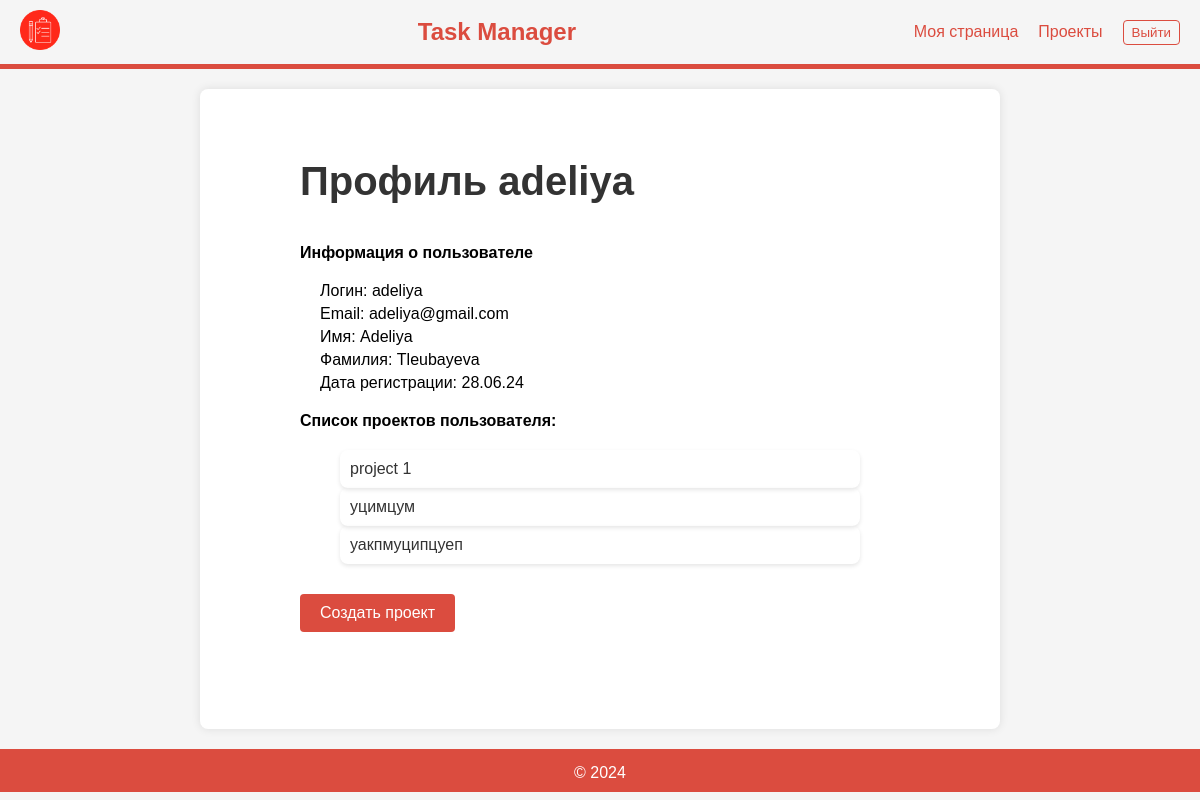
Screenshot of /profile/ (signed in) with the database file from the repository.
### app/models.py (models this page shows, shortened)
class CustomUser(AbstractUser):
    groups = models.ManyToManyField(Group, related_name="custom_user_set")
    user_permissions = models.ManyToManyField(
        Permission, related_name="custom_user_permissions_set"
    )
    date_joined = models.DateTimeField(default=timezone.now)

class Project(models.Model):
    title = models.CharField(max_length=255)
    description = models.TextField()
    owner = models.ForeignKey(
        CustomUser, on_delete=models.CASCADE, related_name="projects"
    )
    date_created = models.DateTimeField(auto_now_add=True)
    date_updated = models.DateTimeField(auto_now=True)

### app/views.py (the view)
# urls.py: path("profile/", profile, name="profile"),
@login_required
def profile(request):
    user = request.user
    projects = Project.objects.filter(owner=user)
    return render(request, "app/profile.html", {"user": user, "projects": projects})

### app/templates/app/profile.html (shortened to what this page needs)
{% extends 'app/base.html' %}
{% block content %}
<h1>Профиль {{ user.username }}</h1>
<h4>Информация о пользователе</h4>
<div class="content">
    <p>Логин: {{ user.username }}</p>
    <p>Email: {{ user.email }}</p>
    <p>Имя: {{ user.first_name }}</p>
    <p>Фамилия: {{ user.last_name }}</p>
    {% load l10n %}
    <p>Дата регистрации: {{ user.date_joined|date:"d.m.y" }}</p>
</div>
<h4>Список проектов пользователя:</h4>
<div class="content">
    <ul class="proj-list">
        {% for project in projects %}
        <li><a class="project-title" href="{% url 'project_detail' project.pk %}">{{ project.title }}</a></li>
        {% empty %}
        <li>Нет проектов</li>
        {% endfor %}
    </ul>
</div>
<button class="click-but" onclick="window.location.href='{% url 'project_create' %}'">Создать проект</button>
{% endblock %}

### app/templates/app/base.html (shortened to what this page needs)
<!DOCTYPE html>
<html>
<head>
    {% load static %}
    <link rel="stylesheet" type="text/css" href="{% static 'app/css/styles.css' %}">
</head>
<body>
    <header>
        <nav class="navbar">
            <a class="navbar-logo" href="/">
                <img src="{% static 'app/images/logo_icon.png' %}" alt="logo">
            </a>
            <h1 class="navbar-title">Task Manager</h1>
            <div class="navbar-menu" id="navbarNav">
                <ul>
                    {% if user.is_authenticated %}
                    <li>
                        <a class="navbar-link" href="{% url 'profile' %}" method="post">Моя страница</a>
                    </li>
                    <li>
                        <a class="navbar-link" href="{% url 'projects_list' %}">Проекты</a>
                    </li>
                    <li>
                        <form action="{% url 'logout' %}" method="post">
                            <button class="logout-but" type="submit">Выйти</button>
                        </form>
                    </li>
                    {% else %}
                        <li><a class="navbar-link" href="{% url 'login' %}">Вход</a></li>
                        <li><a class="navbar-link" href="{% url 'register' %}">Регистрация</a></li>
                    {% endif %}
                </ul>
            </div>
        </nav>
    </header>
    <div class="line"></div>
    <main>
        {% block content %}{% endblock %}
    </main>
    <footer>
        <p>&copy; 2024 </p>
    </footer>
</body>
</html>

### app/static/app/css/styles.css (style rules this page uses)
* { margin: 0; padding: 0; box-sizing: border-box; }
body { font-family: 'Arial', sans-serif; background-color: #f5f5f5; margin: 0; padding: 0; }
header { background-color: #f5f5f5; color: #db4c3f; padding: 10px 20px; }
.navbar { display: flex; align-items: center; justify-content: space-between; }
.navbar-logo img { height: 40px; }
.navbar-title { margin-left: 20px; font-size: 1.5rem; }
.navbar-menu { display: flex; align-items: center; }
.navbar-menu ul { display: flex; list-style: none; gap: 20px; margin-left: auto; align-items: center; }
.navbar-link { color: #db4c3f; text-decoration: none; font-size: 1rem; transition: color 0.3s; }
main { max-width: 800px; margin: 20px auto; padding: 20px; padding-left: 100px; padding-right: 100px; background-color: #fff; box-shadow: 0 0 10px rgba(0,0,0,0.1); border-radius: 8px; min-height: 80vh; }
ul { list-style: none; }
main h1 { font-size: 2.5rem; color: #333; margin: 50px 0 40px 0; }
button { background-color: #db4c3f; color: #fff; border: none; padding: 10px 20px; font-size: 1rem; cursor: pointer; border-radius: 4px; transition: background-color 0.3s ease; }
footer { text-align: center; padding: 10px 0; background-color: #db4c3f; color: #fff; width: 100%; }
.line { background-color: #db4c3f; height: 5px; width: 100vw; }
.content { margin: 20px; }
.logout-but { background-color: #f5f5f5; color: #db4c3f; border-color: #db4c3f; padding: 4px 8px; border: 1px solid #db4c3f; cursor: pointer; text-decoration: none; transition: background-color 0.3s ease, color 0.3s ease; font-size: smaller; }
.project-title { text-decoration: none; color: #333; font-size: 16px; }
.proj-list li { padding: 10px; border-radius: 8px; box-shadow: 0 2px 4px rgba(0, 0, 0, 0.1); }
.click-but { margin-top: 10px; }
.proj-list { margin: 0 20px; }
p { margin-top: 5px; }
form { line-height: 2; }

### rows the page displays
CustomUser: username "adeliya", email "adeliya@gmail.com", first_name "Adeliya", last_name "Tleubayeva", date_joined "28.06.24"
Project: title "project 1"
Project: title "уцимцум"
Project: title "уакпмуципцуеп"
